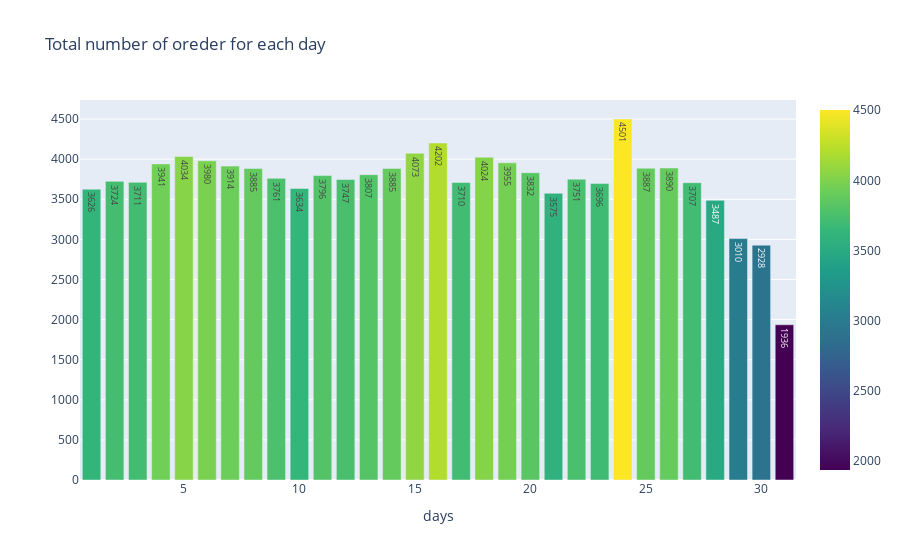

Source (notebook cell):
### Code cell
px.bar(q_15 , 
x = 'index' , 
y = 'order_purchase_day' ,
color='order_purchase_day' ,
labels={'index':'days' , 'order_purchase_day':' '}, 
text='order_purchase_day' ,
color_continuous_scale='viridis' ,
title='Total number of oreder for each day' ,
hover_name='index' )

### Figure 1 — Plotly figure (JSON) as saved in the notebook; plotly's stock layout.template omitted (floating-point values rounded to 4 significant figures)
{"data": [{"alignmentgroup": "True", "hovertemplate": "<b>%{hovertext}</b><br><br>days=%{x}<br> =%{marker.color}<extra></extra>", "hovertext": [24, 16, 15, 5, 18, 6, 19, 4, 7, 26, 25, 8, 14, 20, 13, 11, 9, 22, 12, 2, 3, 17, 27, 23, 10, 1, 21, 28, 29, 30, 31], "legendgroup": "", "marker": {"color": [4501, 4202, 4073, 4034, 4024, 3980, 3955, 3941, 3914, 3890, 3887, 3885, 3885, 3832, 3807, 3796, 3761, 3751, 3747, 3724, 3711, 3710, 3707, 3696, 3634, 3626, 3575, 3487, 3010, 2928, 1936], "coloraxis": "coloraxis", "pattern": {"shape": ""}}, "name": "", "offsetgroup": "", "orientation": "v", "showlegend": false, "text": [4501, 4202, 4073, 4034, 4024, 3980, 3955, 3941, 3914, 3890, 3887, 3885, 3885, 3832, 3807, 3796, 3761, 3751, 3747, 3724, 3711, 3710, 3707, 3696, 3634, 3626, 3575, 3487, 3010, 2928, 1936], "textposition": "auto", "type": "bar", "x": [24, 16, 15, 5, 18, 6, 19, 4, 7, 26, 25, 8, 14, 20, 13, 11, 9, 22, 12, 2, 3, 17, 27, 23, 10, 1, 21, 28, 29, 30, 31], "xaxis": "x", "y": [4501, 4202, 4073, 4034, 4024, 3980, 3955, 3941, 3914, 3890, 3887, 3885, 3885, 3832, 3807, 3796, 3761, 3751, 3747, 3724, 3711, 3710, 3707, 3696, 3634, 3626, 3575, 3487, 3010, 2928, 1936], "yaxis": "y"}], "layout": {"barmode": "relative", "coloraxis": {"colorbar": {"title": {"text": " "}}, "colorscale": [[0, "#440154"], [0.1111, "#482878"], [0.2222, "#3e4989"], [0.3333, "#31688e"], [0.4444, "#26828e"], [0.5556, "#1f9e89"], [0.6667, "#35b779"], [0.7778, "#6ece58"], [0.8889, "#b5de2b"], [1, "#fde725"]]}, "legend": {"tracegroupgap": 0}, "title": {"text": "Total number of oreder for each day"}, "xaxis": {"anchor": "y", "domain": [0, 1], "title": {"text": "days"}}, "yaxis": {"anchor": "x", "domain": [0, 1], "title": {"text": " "}}}}
